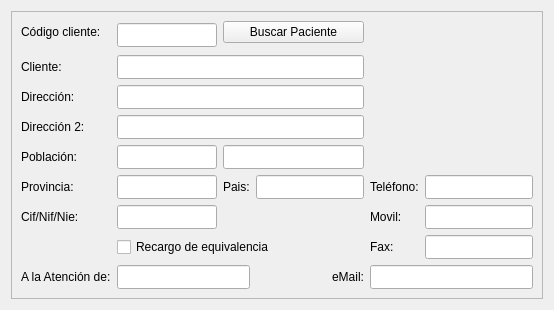
     <widget class="QWidget" name="tab">
      <attribute name="title">
       <string>Cliente</string>
      </attribute>
      <layout class="QGridLayout" name="gridLayout_2">
       <item row="0" column="0">
        <widget class="QFrame" name="frame_5">
         <property name="frameShape">
          <enum>QFrame::StyledPanel</enum>
         </property>
         <property name="frameShadow">
          <enum>QFrame::Raised</enum>
         </property>
         <layout class="QGridLayout" name="gridLayout">
          <item row="0" column="0">
           <widget class="QLabel" name="label_3">
            <property name="text">
             <string>Código cliente:</string>
            </property>
           </widget>
          </item>
          <item row="0" column="1" rowspan="2">
           <widget class="QLineEdit" name="txtcCodigoCliente">
            <property name="minimumSize">
             <size>
              <width>0</width>
              <height>24</height>
             </size>
            </property>
            <property name="maximumSize">
             <size>
              <width>100</width>
              <height>16777215</height>
             </size>
            </property>
           </widget>
          </item>
          <item row="0" column="2" colspan="2">
           <widget class="QPushButton" name="botBuscarCliente">
            <property name="text">
             <string>Buscar Paciente</string>
            </property>
            <property name="icon">
             <iconset resource="terra.qrc">
              <normaloff>:/Icons/PNG/search.png</normaloff>:/Icons/PNG/search.png</iconset>
            </property>
           </widget>
          </item>
          <item row="1" column="5" rowspan="5">
           <widget class="QLabel" name="label">
            <property name="minimumSize">
             <size>
              <width>91</width>
              <height>91</height>
             </size>
            </property>
            <property name="text">
             <string/>
            </property>
            <property name="textFormat">
             <enum>Qt::AutoText</enum>
            </property>
            <property name="pixmap">
             <pixmap resource="terra.qrc">:/Icons/PNG/clientes.png</pixmap>
            </property>
            <property name="scaledContents">
             <bool>true</bool>
            </property>
           </widget>
          </item>
          <item row="2" column="0">
           <widget class="QLabel" name="label_4">
            <property name="text">
             <string>Cliente:</string>
            </property>
           </widget>
          </item>
          <item row="3" column="0">
           <widget class="QLabel" name="label_5">
            <property name="text">
             <string>Dirección:</string>
            </property>
           </widget>
          </item>
          <item row="4" column="0">
           <widget class="QLabel" name="label_6">
            <property name="text">
             <string>Dirección 2:</string>
            </property>
           </widget>
          </item>
          <item row="5" column="0">
           <widget class="QLabel" name="label_7">
            <property name="text">
             <string>Población:</string>
            </property>
           </widget>
          </item>
          <item row="5" column="1">
           <widget class="QLineEdit" name="txtcCp">
            <property name="minimumSize">
             <size>
              <width>100</width>
              <height>24</height>
             </size>
            </property>
            <property name="maximumSize">
             <size>
              <width>70</width>
              <height>16777215</height>
             </size>
            </property>
           </widget>
          </item>
          <item row="5" column="2" colspan="2">
           <widget class="QLineEdit" name="txtcPoblacion">
            <property name="sizePolicy">
             <sizepolicy hsizetype="Expanding" vsizetype="Fixed">
              <horstretch>0</horstretch>
              <verstretch>0</verstretch>
             </sizepolicy>
            </property>
            <property name="minimumSize">
             <size>
              <width>0</width>
              <height>24</height>
             </size>
            </property>
           </widget>
          </item>
          <item row="6" column="0">
           <widget class="QLabel" name="label_13">
            <property name="text">
             <string>Provincia:</string>
            </property>
           </widget>
          </item>
          <item row="6" column="1">
           <widget class="QLineEdit" name="txtcProvincia">
            <property name="minimumSize">
             <size>
              <width>0</width>
              <height>24</height>
             </size>
            </property>
            <property name="maximumSize">
             <size>
              <width>100</width>
              <height>16777215</height>
             </size>
            </property>
           </widget>
          </item>
          <item row="6" column="2">
           <widget class="QLabel" name="label_14">
            <property name="text">
             <string>Pais:</string>
            </property>
           </widget>
          </item>
          <item row="6" column="3">
           <widget class="QLineEdit" name="txtcPais">
            <property name="minimumSize">
             <size>
              <width>100</width>
              <height>24</height>
             </size>
            </property>
           </widget>
          </item>
          <item row="6" column="4">
           <widget class="QLabel" name="label_2">
            <property name="text">
             <string>Teléfono:</string>
            </property>
           </widget>
          </item>
          <item row="6" column="5">
           <widget class="QLineEdit" name="txtcTelefono">
            <property name="minimumSize">
             <size>
              <width>100</width>
              <height>24</height>
             </size>
            </property>
           </widget>
          </item>
          <item row="7" column="0">
           <widget class="QLabel" name="label_15">
            <property name="text">
             <string>Cif/Nif/Nie:</string>
            </property>
           </widget>
          </item>
          <item row="7" column="1">
           <widget class="QLineEdit" name="txtcCif">
            <property name="minimumSize">
             <size>
              <width>0</width>
              <height>24</height>
             </size>
            </property>
            <property name="maximumSize">
             <size>
              <width>100</width>
              <height>16777215</height>
             </size>
            </property>
           </widget>
          </item>
          <item row="7" column="4">
           <widget class="QLabel" name="label_8">
            <property name="text">
             <string>Movil:</string>
            </property>
           </widget>
          </item>
          <item row="7" column="5">
           <widget class="QLineEdit" name="txtcMovil">
            <property name="minimumSize">
             <size>
              <width>0</width>
              <height>24</height>
             </size>
            </property>
           </widget>
          </item>
          <item row="8" column="1" colspan="3">
           <widget class="QCheckBox" name="chklRecargoEq">
            <property name="text">
             <string>Recargo de equivalencia</string>
            </property>
           </widget>
          </item>
          <item row="8" column="4">
           <widget class="QLabel" name="label_9">
            <property name="text">
             <string>Fax:</string>
            </property>
           </widget>
          </item>
          <item row="8" column="5">
           <widget class="QLineEdit" name="txtcFax">
            <property name="minimumSize">
             <size>
              <width>0</width>
              <height>24</height>
             </size>
            </property>
           </widget>
          </item>
          <item row="9" column="0">
           <widget class="QLabel" name="label_10">
            <property name="text">
             <string>A la Atención de:</string>
            </property>
           </widget>
          </item>
          <item row="4" column="1" colspan="3">
           <widget class="QLineEdit" name="txtcDireccion2">
            <property name="minimumSize">
             <size>
              <width>0</width>
              <height>24</height>
             </size>
            </property>
           </widget>
          </item>
          <item row="3" column="1" colspan="3">
           <widget class="QLineEdit" name="txtcDireccion">
            <property name="minimumSize">
             <size>
              <width>0</width>
              <height>24</height>
             </size>
            </property>
           </widget>
          </item>
          <item row="2" column="1" colspan="3">
           <widget class="QLineEdit" name="txtcCliente">
            <property name="minimumSize">
             <size>
              <width>0</width>
              <height>24</height>
             </size>
            </property>
           </widget>
          </item>
          <item row="9" column="1" colspan="2">
           <widget class="QLineEdit" name="txtcAtencionde">
            <property name="minimumSize">
             <size>
              <width>0</width>
              <height>24</height>
             </size>
            </property>
           </widget>
          </item>
          <item row="9" column="3">
           <widget class="QLabel" name="label_11">
            <property name="text">
             <string>eMail:</string>
            </property>
            <property name="alignment">
             <set>Qt::AlignRight|Qt::AlignTrailing|Qt::AlignVCenter</set>
            </property>
           </widget>
          </item>
          <item row="9" column="4" colspan="2">
           <widget class="QLineEdit" name="txtcEmail">
            <property name="minimumSize">
             <size>
              <width>0</width>
              <height>24</height>
             </size>
            </property>
           </widget>
          </item>
         </layout>
        </widget>
       </item>
      </layout>
     </widget>
